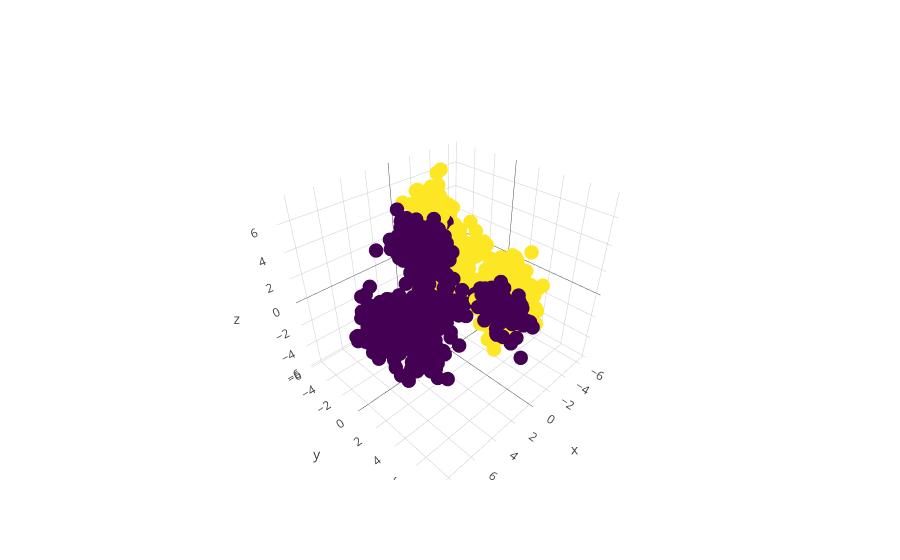

Notebook code for this chart:
### Code cell
# by gender
trace1_gender = go.Scatter3d(
    x = doc_vectors_3d_with_gender['x'],
    y = doc_vectors_3d_with_gender['y'],
    z = doc_vectors_3d_with_gender['z'],
    mode='markers',
    marker=dict(
        size=5,
        color= doc_vectors_3d_with_gender['sex'],
        colorscale='Viridis'
    )
)

# # Make a figure object
data = [trace1_gender]
fig = go.Figure(data= data)

# Send to Plotly and show in notebook
iplot(fig, filename='test1')

### Figure 1 — Plotly figure (JSON) as saved in the notebook; plotly's stock layout.template omitted (floating-point values rounded to 4 significant figures; data arrays with more than 128 entries replaced by an {"elided": "..."} marker saying what was removed)
{"data": [{"marker": {"color": {"elided": "980 int values"}, "colorscale": "Viridis", "size": 5}, "mode": "markers", "type": "scatter3d", "uid": "09ccd722-ba95-11e8-bb2d-6c40088edaf6", "x": {"elided": "980 float values"}, "y": {"elided": "980 float values"}, "z": {"elided": "980 float values"}}], "layout": {}}
